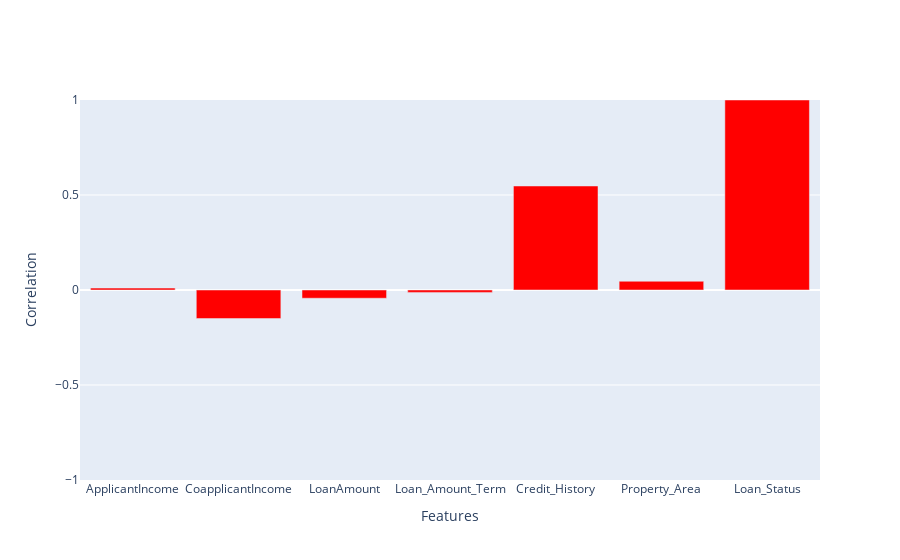

The cell this chart's notebook holds for it:
### Code cell
target_corr = data.corr()['Loan_Status']

fig = go.Figure([go.Bar(y = target_corr, x = target_corr.index, marker_color = 'red')])

fig.update_layout(xaxis_title = "Features", yaxis_title = "Correlation",
    yaxis = dict(
        range=(-1, 1),
        showticklabels=True
    ))

# collab mode
#fig.show(renderer="colab")

# standalone mode
fig.show()

### Figure 1 — Plotly figure (JSON) as saved in the notebook; plotly's stock layout.template omitted (floating-point values rounded to 4 significant figures)
{"data": [{"marker": {"color": "red"}, "type": "bar", "x": ["ApplicantIncome", "CoapplicantIncome", "LoanAmount", "Loan_Amount_Term", "Credit_History", "Property_Area", "Loan_Status"], "y": [0.009939, -0.1503, -0.04334, -0.01255, 0.5474, 0.046, 1]}], "layout": {"xaxis": {"title": {"text": "Features"}}, "yaxis": {"range": [-1, 1], "showticklabels": true, "title": {"text": "Correlation"}}}}
